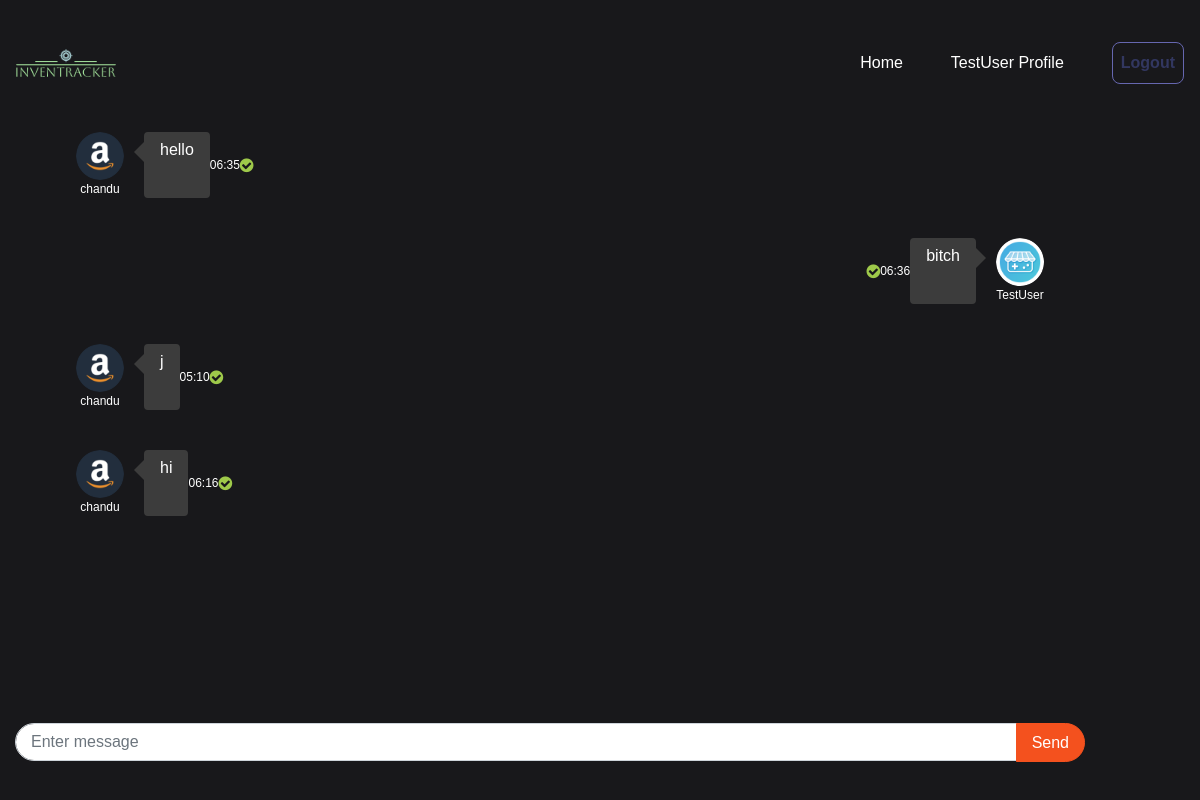
Before: /chat/room/2/ (signed in) with the older database file.
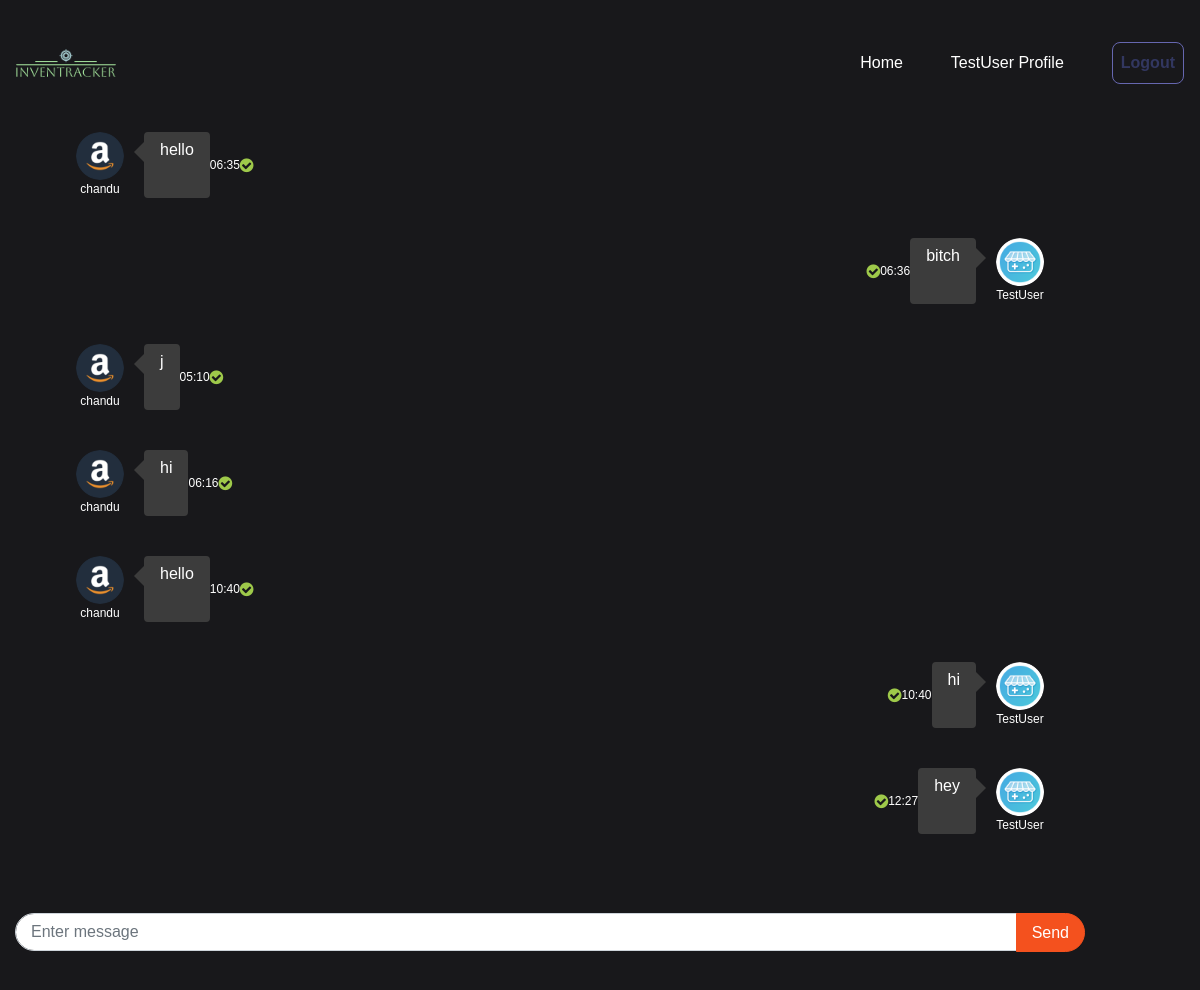
After: the same page with the newer database file.
### a_rtchat/models.py (models this page shows, shortened)
class Message(models.Model):
    content = models.TextField()
    sender = models.ForeignKey(User, on_delete=models.CASCADE, related_name='sent_messages')
    receiver = models.ForeignKey(User, on_delete=models.CASCADE, related_name='received_messages')
    room = models.ForeignKey(ChatRoom, on_delete=models.CASCADE, related_name='messages', default=1)
    timestamp = models.DateTimeField(default=timezone.now)

### user/models.py (models this page shows, shortened)
class Profile(models.Model):
  staff = models.OneToOneField(User,on_delete=models.CASCADE,null=True)
  address = models.CharField(max_length=200,null=True)
  phone = models.CharField(max_length=20,null=True)
  image = models.ImageField(default='avatar.jpg',upload_to='Profile_Images')

### a_rtchat/views.py (the view)
# urls.py: path('room/<int:room_id>/', views.hacknite_chat_view, name='room'),
@login_required
def hacknite_chat_view(request, room_id):
    room = get_object_or_404(ChatRoom, id=room_id)
    messages = Message.objects.filter(room=room).order_by('timestamp')
    context = {
        'room': room,
        'messages': messages,
    }
    return render(request, 'dashboard/chat.html', context)

### templates/dashboard/chat.html (shortened to what this page needs)
{% load static %}
<!DOCTYPE html>
<html lang="en">
<head>
    <link href="https://cdn.jsdelivr.net/npm/bootstrap@4.3.1/dist/css/bootstrap.min.css" rel="stylesheet">
</head>
<body>
    <nav>
        <div class="nav-logo">
            <a href="{% url 'dashboard-index' %}">
                <img src="{% static 'images/logo3.png' %}">
            </a>
        </div>
        <ul class="nav-links">
            {% if user.is_authenticated %}
            <li class="link"><a href="{% url 'dashboard-index' %}">Home</a></li>
            <li id="link6" class="link"><a href="{% url 'user-profile' %}">{{ user.username }} Profile</a></li>
            <form action="{% url 'user-logout' %}" method="post" style="display:inline;">
                <button class="H-button" type="submit">Logout</button>
            </form>
            {% else %}
            <li id="link4" class="link"><a href="{% url 'user-register' %}">Register</a></li>
            <li id="link5" class="link"><a href="{% url 'user-login' %}">Login</a></li>
            {% endif %}
        </ul>
    </nav>
    <link href="https://maxcdn.bootstrapcdn.com/font-awesome/4.3.0/css/font-awesome.min.css" rel="stylesheet">
    <div class="container">
        <div class="content-wrapper">
            <div class="col-xl-8 col-lg-8 col-md-8 col-sm-9 col-9">
                <div class="chat-container">
                    <div class="chat-messages">
                        <ul class="chat-box chatContainerScroll">
                            {% for message in messages %}
                            <li class="{% if message.sender == request.user %} chat-right {% else %} chat-left {% endif %}">
                                {% if message.sender == request.user %}
                                <div class="chat-hour text-white"><span class="fa fa-check-circle"></span>{{ message.timestamp|date:"H:i" }} </div>
                                <div class="chat-text text-white">{{ message.content }}</div>
                                <div class="chat-avatar">
                                    <img src="{{ message.sender.profile.image.url }}" alt="{{ message.sender.username }}">
                                    <div class="chat-name text-white">{{ message.sender.username }}</div>
                                </div>
                                {% else %}
                                <div class="chat-avatar">
                                    <img src="{{ message.sender.profile.image.url }}" alt="{{ message.sender.username }}">
                                    <div class="chat-name text-white">{{ message.sender.username }}</div>
                                </div>
                                <div class="chat-text">{{ message.content }}</div>
                                <div class="chat-hour text-white">{{ message.timestamp|date:"H:i" }} <span class="fa fa-check-circle"></span></div>
                                {% endif %}
                            </li>
                            {% endfor %}
                        </ul>
                    </div>
                    <form id="messageForm" class="chat-form" method="POST" action="{% url 'hacknite_chat_send' room_id=room.id %}">
                        <div class="input-group mb-3">
                            <input type="text" name="content" id="messageInput" class="form-control" placeholder="Enter message" aria-label="Enter message" aria-describedby="button-addon2">
                            <div class="input-group-append">
                                <button class="btn btn-custom" type="submit" id="button-addon2">Send</button>
                            </div>
                        </div>
                    </form>
                </div>
            </div>
        </div>
    </div>
</body>
</html>

Changed rows visible on the page:
added Message: sender.profile.image (picture), sender.username "chandu", content "hello", timestamp "10:40"
added Message: timestamp "10:40", content "hi", sender.profile.image (picture), sender.username "TestUser"
added Message: timestamp "12:27", content "hey", sender.profile.image (picture), sender.username "TestUser"
